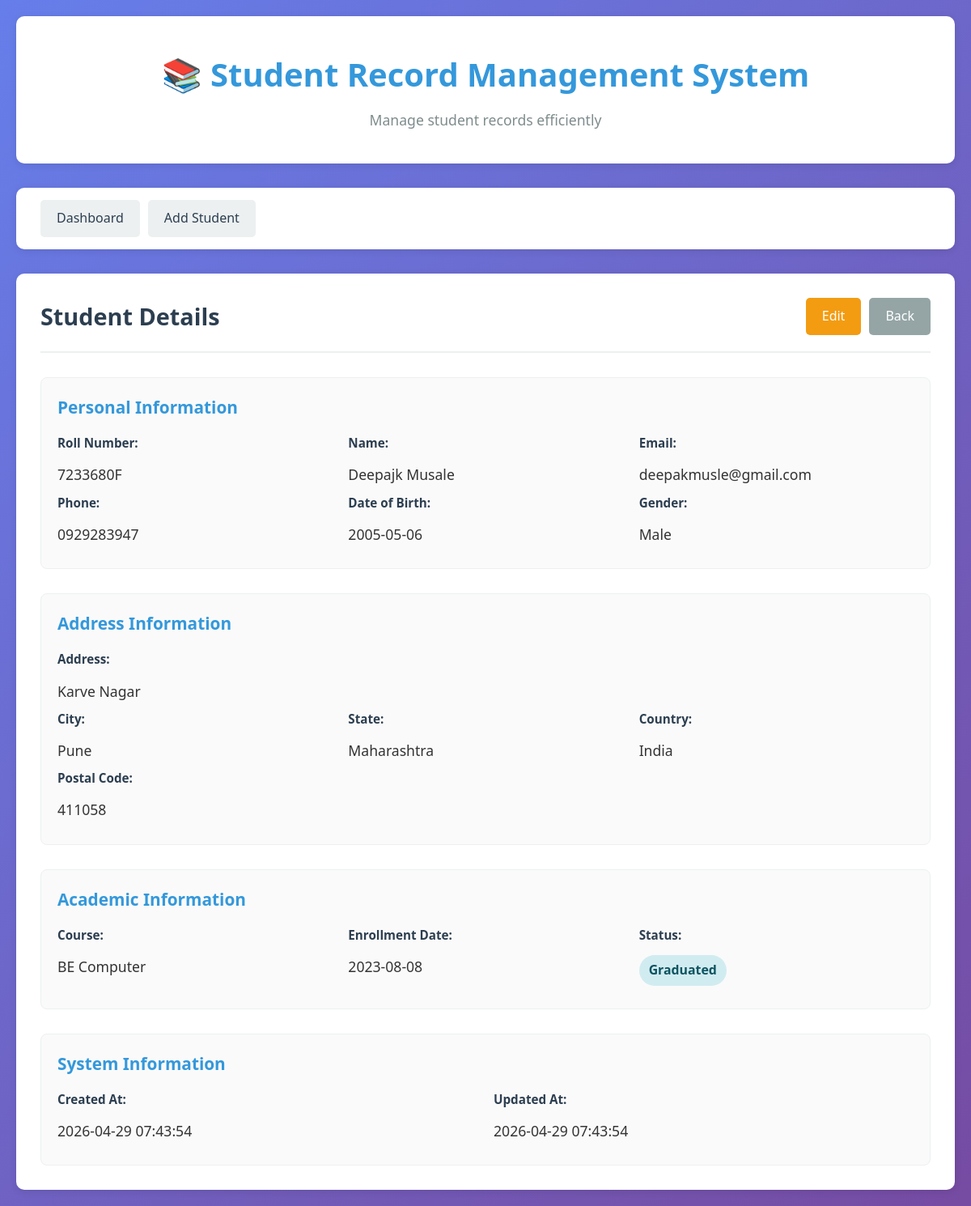
Screenshot of /view_student.php?id=4 with the database file from the repository.
### tables this page shows
CREATE TABLE students (
        id INTEGER PRIMARY KEY AUTOINCREMENT,
        roll_number TEXT UNIQUE NOT NULL,
        first_name TEXT NOT NULL,
        last_name TEXT NOT NULL,
        email TEXT UNIQUE NOT NULL,
        phone TEXT,
        date_of_birth DATE,
        gender TEXT,
        address TEXT,
        city TEXT,
        state TEXT,
        country TEXT,
        postal_code TEXT,
        course TEXT,
        enrollment_date DATE,
        status TEXT DEFAULT 'Active',
        created_at TIMESTAMP DEFAULT CURRENT_TIMESTAMP,
        updated_at TIMESTAMP DEFAULT CURRENT_TIMESTAMP
    );

### view_student.php (the view, shortened to what this page needs)
<?php
require_once 'db.php';
$student_id = intval($_GET['id']);
$student = null;
try {
    if (DB_TYPE === 'sqlite') {
        $query = "SELECT * FROM students WHERE id = ?";
        $stmt = $conn->prepare($query);
        $stmt->execute([$student_id]);
        $student = $stmt->fetch(PDO::FETCH_ASSOC);
    } else if (DB_TYPE === 'mysql') {
        $query = "SELECT * FROM students WHERE id = $student_id";
        $result = $conn->query($query);
        $student = $result->fetch_assoc();
    }
} catch (Exception $e) {
    header('Location: index.php');
    exit;
}
?>
<!DOCTYPE html>
<html lang="en">
<head>
    <link rel="stylesheet" href="assets/css/style.css">
</head>
<body>
    <div class="container">
        <div class="header">
            <h1>📚 Student Record Management System</h1>
            <p>Manage student records efficiently</p>
        </div>
        <nav class="navbar">
            <a href="index.php" class="nav-link">Dashboard</a>
            <a href="add_student.php" class="nav-link">Add Student</a>
        </nav>
        <div class="view-container">
            <div class="view-header">
                <h2>Student Details</h2>
                <div class="view-actions">
                    <a href="edit_student.php?id=<?php echo $student['id']; ?>" class="btn btn-edit">Edit</a>
                    <a href="index.php" class="btn btn-secondary">Back</a>
                </div>
            </div>
            <div class="student-details">
                <div class="detail-section">
                    <h3>Personal Information</h3>
                    <div class="detail-row">
                        <div class="detail-item">
                            <label>Roll Number:</label>
                            <p><?php echo htmlspecialchars($student['roll_number']); ?></p>
                        </div>
                        <div class="detail-item">
                            <label>Name:</label>
                            <p><?php echo htmlspecialchars($student['first_name'] . ' ' . $student['last_name']); ?></p>
                        </div>
                        <div class="detail-item">
                            <label>Email:</label>
                            <p><?php echo htmlspecialchars($student['email']); ?></p>
                        </div>
                    </div>
                    <div class="detail-row">
                        <div class="detail-item">
                            <label>Phone:</label>
                            <p><?php echo htmlspecialchars($student['phone'] ?? 'N/A'); ?></p>
                        </div>
                        <div class="detail-item">
                            <label>Date of Birth:</label>
                            <p><?php echo htmlspecialchars($student['date_of_birth'] ?? 'N/A'); ?></p>
                        </div>
                        <div class="detail-item">
                            <label>Gender:</label>
                            <p><?php echo htmlspecialchars($student['gender'] ?? 'N/A'); ?></p>
                        </div>
                    </div>
                </div>
                <div class="detail-section">
                    <h3>Address Information</h3>
                    <div class="detail-row">
                        <div class="detail-item">
                            <label>Address:</label>
                            <p><?php echo htmlspecialchars($student['address'] ?? 'N/A'); ?></p>
                        </div>
                    </div>
                    <div class="detail-row">
                        <div class="detail-item">
                            <label>City:</label>
                            <p><?php echo htmlspecialchars($student['city'] ?? 'N/A'); ?></p>
                        </div>
                        <div class="detail-item">
                            <label>State:</label>
                            <p><?php echo htmlspecialchars($student['state'] ?? 'N/A'); ?></p>
                        </div>
                        <div class="detail-item">
                            <label>Country:</label>
                            <p><?php echo htmlspecialchars($student['country'] ?? 'N/A'); ?></p>
                        </div>
                    </div>
                    <div class="detail-row">
                        <div class="detail-item">
                            <label>Postal Code:</label>
                            <p><?php echo htmlspecialchars($student['postal_code'] ?? 'N/A'); ?></p>
                        </div>
                    </div>
                </div>
                <div class="detail-section">
                    <h3>Academic Information</h3>
                    <div class="detail-row">
                        <div class="detail-item">
                            <label>Course:</label>
                            <p><?php echo htmlspecialchars($student['course'] ?? 'N/A'); ?></p>
                        </div>
                        <div class="detail-item">
                            <label>Enrollment Date:</label>
                            <p><?php echo htmlspecialchars($student['enrollment_date'] ?? 'N/A'); ?></p>
                        </div>
                        <div class="detail-item">
                            <label>Status:</label>
                            <p><span class="status status-<?php echo strtolower($student['status']); ?>">
                                <?php echo htmlspecialchars($student['status']); ?>
                            </span></p>
                        </div>
                    </div>
                </div>
                <div class="detail-section">
                    <h3>System Information</h3>
                    <div class="detail-row">
                        <div class="detail-item">
                            <label>Created At:</label>
                            <p><?php echo htmlspecialchars($student['created_at']); ?></p>
                        </div>
                        <div class="detail-item">
                            <label>Updated At:</label>
                            <p><?php echo htmlspecialchars($student['updated_at']); ?></p>
                        </div>
                    </div>
                </div>
            </div>
        </div>
    </div>
</body>
</html>

### assets/css/style.css (style rules this page uses)
* { margin: 0; padding: 0; box-sizing: border-box; }
:root { --primary-color: #3498db; --secondary-color: #2c3e50; --success-color: #27ae60; --danger-color: #e74c3c; --warning-color: #f39c12; --light-color: #ecf0f1; --dark-color: #2c3e50; --text-color: #333; --border-color: #bdc3c7; --shadow: 0 2px 10px rgba(0, 0, 0, 0.1); }
body { font-family: 'Segoe UI', Tahoma, Geneva, Verdana, sans-serif; background: linear-gradient(135deg, #667eea 0%, #764ba2 100%); min-height: 100vh; color: var(--text-color); line-height: 1.6; }
.container { max-width: 1200px; margin: 0 auto; padding: 20px; }
.header { background: white; padding: 40px 30px; border-radius: 10px; margin-bottom: 30px; box-shadow: var(--shadow); text-align: center; }
.header h1 { color: var(--primary-color); font-size: 2.5em; margin-bottom: 10px; }
.header p { color: #7f8c8d; font-size: 1.1em; }
.navbar { display: flex; gap: 10px; margin-bottom: 30px; background: white; padding: 15px 30px; border-radius: 10px; box-shadow: var(--shadow); flex-wrap: wrap; }
.nav-link { padding: 10px 20px; background: var(--light-color); color: var(--secondary-color); text-decoration: none; border-radius: 5px; transition: all 0.3s ease; font-weight: 500; }
.btn { padding: 10px 20px; border: none; border-radius: 5px; cursor: pointer; text-decoration: none; font-weight: 500; transition: all 0.3s ease; display: inline-block; text-align: center; }
.btn-secondary { background: #95a5a6; color: white; }
.btn-edit { background: var(--warning-color); color: white; }
.status { padding: 6px 12px; border-radius: 20px; font-size: 0.9em; font-weight: 600; display: inline-block; }
.status-graduated { background: #d1ecf1; color: #0c5460; }
.view-container { background: white; padding: 30px; border-radius: 10px; box-shadow: var(--shadow); }
.view-header { display: flex; justify-content: space-between; align-items: center; margin-bottom: 30px; padding-bottom: 20px; border-bottom: 2px solid var(--light-color); }
.view-header h2 { color: var(--secondary-color); font-size: 1.8em; }
.view-actions { display: flex; gap: 10px; flex-wrap: wrap; }
.student-details { display: flex; flex-direction: column; gap: 30px; }
.detail-section { border: 1px solid var(--light-color); padding: 20px; border-radius: 8px; background: #fafafa; }
.detail-section h3 { color: var(--primary-color); margin-bottom: 15px; font-size: 1.3em; }
.detail-row { display: grid; grid-template-columns: repeat(auto-fit, minmax(250px, 1fr)); gap: 20px; }
.detail-item { display: flex; flex-direction: column; }
.detail-item label { font-weight: 600; color: var(--secondary-color); margin-bottom: 5px; font-size: 0.95em; }
.detail-item p { color: var(--text-color); font-size: 1.1em; padding: 8px 0; }

### rows the page displays
students: roll_number "7233680F", first_name+last_name "Deepajk Musale", email "deepakmusle@gmail.com", phone "0929283947", date_of_birth "2005-05-06", gender "Male", address "Karve Nagar", city "Pune", state "Maharashtra", country "India", postal_code "411058", course "BE Computer", enrollment_date "2023-08-08", status "Graduated", created_at "2026-04-29 07:43:54", updated_at "2026-04-29 07:43:54"
